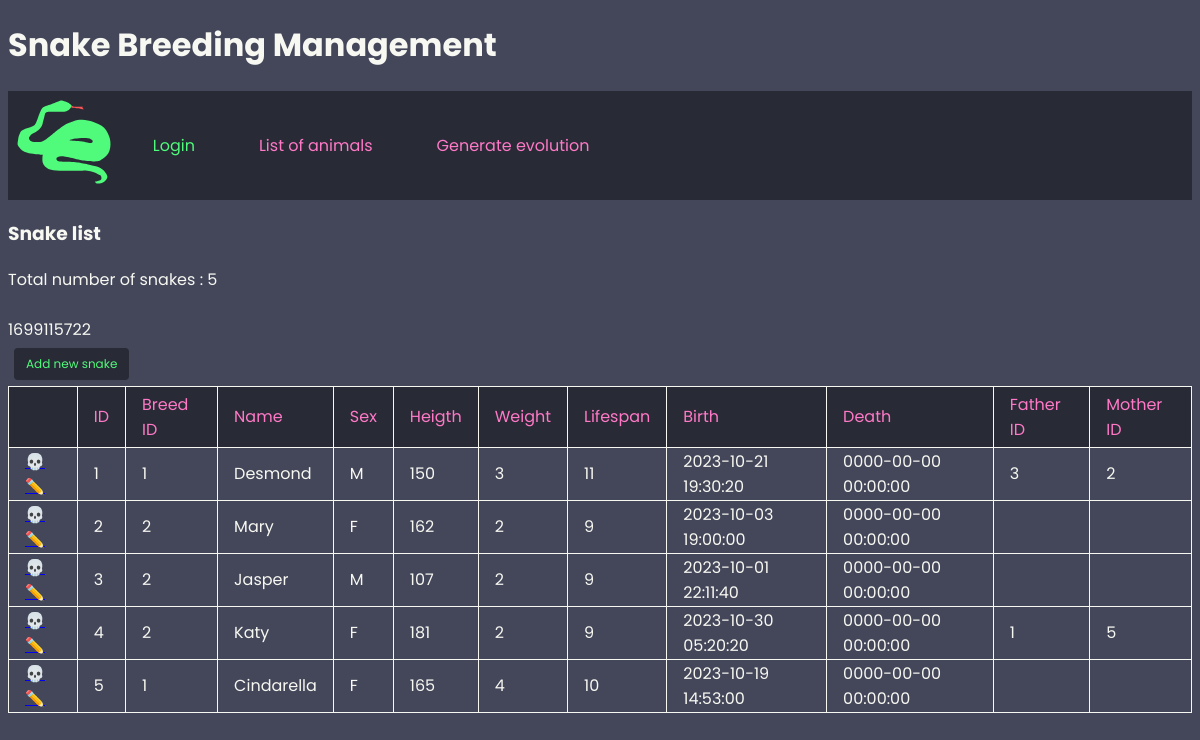
The app's page /index.php?page=animal_list (signed in) with its own data.
### tables this page shows
CREATE TABLE animal (
    id_animal INT UNSIGNED NOT NULL AUTO_INCREMENT PRIMARY KEY,
    id_breed INT DEFAULT NULL,
    animal_name VARCHAR(30) DEFAULT NULL,
    animal_sex CHAR(1) DEFAULT NULL,
    animal_heigth DECIMAL DEFAULT NULL,
    animal_weight DECIMAL DEFAULT NULL,
    animal_lifespan DECIMAL DEFAULT NULL,
    birth_timestamp TIMESTAMP DEFAULT 0,
    death_timestamp TIMESTAMP DEFAULT 0,
    id_father INT DEFAULT NULL,
    id_mother INT DEFAULT NULL
);

### classes/dbconnect.class.php (called while the page is built, shortened)
<?php
class dbConnect {
    private $connect;
    public function __construct($h='localhost', $db='breedingManagement', $u='mariadb', $pw='mariadb*1') {
        $this->connect = new PDO("mysql:host=".$h.";dbname=".$db, $u, $pw);
        $this->connect->setAttribute(PDO::ATTR_ERRMODE, PDO::ERRMODE_EXCEPTION);
    }
    public function sendQuery($query) {
        $startquery = explode(' ', trim($query));
        if ($startquery[0] == 'SELECT' || $startquery[0] == 'INSERT' || $startquery[0] == 'UPDATE' || $startquery[0] == 'DELETE') {
            $result = $this->connect->query($query);
            if ($startquery[0] == 'SELECT') $result = $result->fetchAll(PDO::FETCH_ASSOC);
            return $result;
        } else {
            return FALSE;
        }
    }
    public function getColumnNames($table) {
        $query = "SELECT label
                    FROM (SELECT DISTINCT COLUMN_NAME
                            FROM INFORMATION_SCHEMA.COLUMNS
                            WHERE TABLE_NAME = '".$table."')
                            as ids
                         INNER JOIN column_label
                                 ON ids.COLUMN_NAME = column_label.id_column_label;";
        return $this->sendQuery($query);
    }
}
?>

### classes/animal.class.php (called while the page is built, shortened)
<?php
class Animal {
    private $table = "animal";
    public function getEverything() {
        $db_connect = new dbConnect();
        return $db_connect->sendQuery("SELECT * FROM `".$this->table."`");
    }
    public function countAnimals() {
        $db_connect = new dbConnect();
        return $db_connect->sendQuery("SELECT COUNT(*) as count_table FROM `".$this->table."`");
    }
    public function getColumnNames() {
        $db_connect = new dbConnect();
        return $db_connect->getColumnNames($this->table);
    }
}
?>

### pages/animal_list.php (the view, shortened to what this page needs)
<h3><?php echo ucfirst($_SESSION['animal_specie']) ?> list</h3>
<?php
if (isset($_SESSION['open']) && $_SESSION['open'] > 0) {
    $animal = new Animal();
    $count_animals = $animal->countAnimals();
    echo "Total number of ".$_SESSION['animal_specie_plural']." : ".$count_animals[0]['count_table']."<br><br>";
    echo time()."<br>";
?>
<input class="button" type="button" onclick="window.location.href='index.php?page=edit_animal&choice=new'" value="Add new <?php echo $_SESSION['animal_specie'] ?>">
<table>
    <tr>
        <th></th>
        <?php
        $animal_columns = $animal->getColumnNames('animal');
        foreach ($animal_columns as $column) {
            echo "<th>".$column['label']."</th>";
        }
        ?>
    </tr>
    <?php
    $animal_list = $animal->getEverything();
    foreach ($animal_list as $animal) {
        echo "<td><a href='index.php?page=declare_death&id=".$animal['id_animal']."'>💀</a> <a href='index.php?page=edit_animal&choice=edit&id=".$animal['id_animal']."'>✏️</a></td>";
        foreach ($animal as $value) {
            echo "<td>".$value."</td>";
        }
    }
} else {
    header("Location: index.php?page=login");
}
?>
</table>

### index.php (shortened to what this page needs)
<?php
    require_once('classes/dbconnect.class.php');
    require_once('classes/animal.class.php');
?>
<!DOCTYPE HTML>
<html>
    <head>
        <link rel="stylesheet" href="style.css" type="text/css" />
    </head>
    <body>
        <h1><?php echo ucfirst($_SESSION['animal_specie']) ?> Breeding Management</h1>
        <?php
            include('menu.php');
        ?>
        <div id="container">
        <?php
            $file_import = 'pages/'.$_GET['page'].'.php';
            if (file_exists($file_import)) {
                include($file_import);
            } else {
                echo "Page ".$file_import." is not available";
            }
        ?>
        </div>
    </body>
</html>

### menu.php
<div id="menu" class="top-menu">
    <div class="menu-icon"><img src="images/snake.svg" alt="Animal Logo"></div>
    <div class="menu-item"><a href="index.php?page=login">Login</a></div>
    <?php
    if (isset($_SESSION['open']) && $_SESSION['open'] > 0) {
        ?>
        <div class="menu-item admin-menu-item"><a href="index.php?page=animal_list">List of animals</a></div>
        <div class="menu-item admin-menu-item"><a href="index.php?page=generate_evolution">Generate evolution</a></div>
        <?php
    }
    ?>
</div>

### style.css (style rules this page uses)
body { font-family: 'Poppins', sans-serif; background-color: #44475a; color: #f8f8f2; }
.menu-icon img { width: 100px; height: auto; padding: 0.4em; }
.top-menu { display:flex; align-items: center; background-color: #282a36 ; color: #f8f8f2; }
.menu-item { padding: 1em 2em 1em 2em; }
.menu-item a { text-decoration: none; color: #50fa7b; }
.admin-menu-item a { color: #ff79c6; }
table, th, td { border: 1px solid #f8f8f2; border-collapse: collapse; }
th, td { padding-left: 1em; padding-right: 1em; text-align: left; }
th { background-color: #282a36; color:#ff79c6; font-weight: 400; padding-bottom: 0.3em; padding-top: 0.3em; }
.button { background-color: #282a36; color: #50fa7b; text-align: center; text-decoration: none; border: none; border-radius: 4px; padding: 0.6em 1em 0.6em 1em; font-family: 'Poppins', sans-serif; font-size: 0.75em; margin : 0.5em; }

### records on screen
animal: value "1", animal_name "Desmond", animal_sex "M", animal_heigth "150", value "3", animal_lifespan "11", birth_timestamp "2023-10-21 19:30:20", death_timestamp "0000-00-00 00:00:00", id_mother "2"
animal: value "2", animal_name "Mary", animal_sex "F", animal_heigth "162", animal_lifespan "9", birth_timestamp "2023-10-03 19:00:00", death_timestamp "0000-00-00 00:00:00"
animal: id_animal "3", value "2", animal_name "Jasper", animal_sex "M", animal_heigth "107", animal_lifespan "9", birth_timestamp "2023-10-01 22:11:40", death_timestamp "0000-00-00 00:00:00"
animal: id_animal "4", value "2", animal_name "Katy", animal_sex "F", animal_heigth "181", animal_lifespan "9", birth_timestamp "2023-10-30 05:20:20", death_timestamp "0000-00-00 00:00:00", id_father "1", id_mother "5"
animal: id_animal "5", id_breed "1", animal_name "Cindarella", animal_sex "F", animal_heigth "165", animal_weight "4", animal_lifespan "10", birth_timestamp "2023-10-19 14:53:00", death_timestamp "0000-00-00 00:00:00"

### other values on screen
$_SESSION['animal_specie'] "Snake"
$_SESSION['animal_specie_plural'] "snakes"
$count_animals[0]['count_table'] "5"
$column['label'] "ID"
$column['label'] "Breed ID"
$column['label'] "Name"
$column['label'] "Sex"
$column['label'] "Heigth"
$column['label'] "Weight"
$column['label'] "Lifespan"
$column['label'] "Birth"
$column['label'] "Death"
$column['label'] "Father ID"
$column['label'] "Mother ID"
